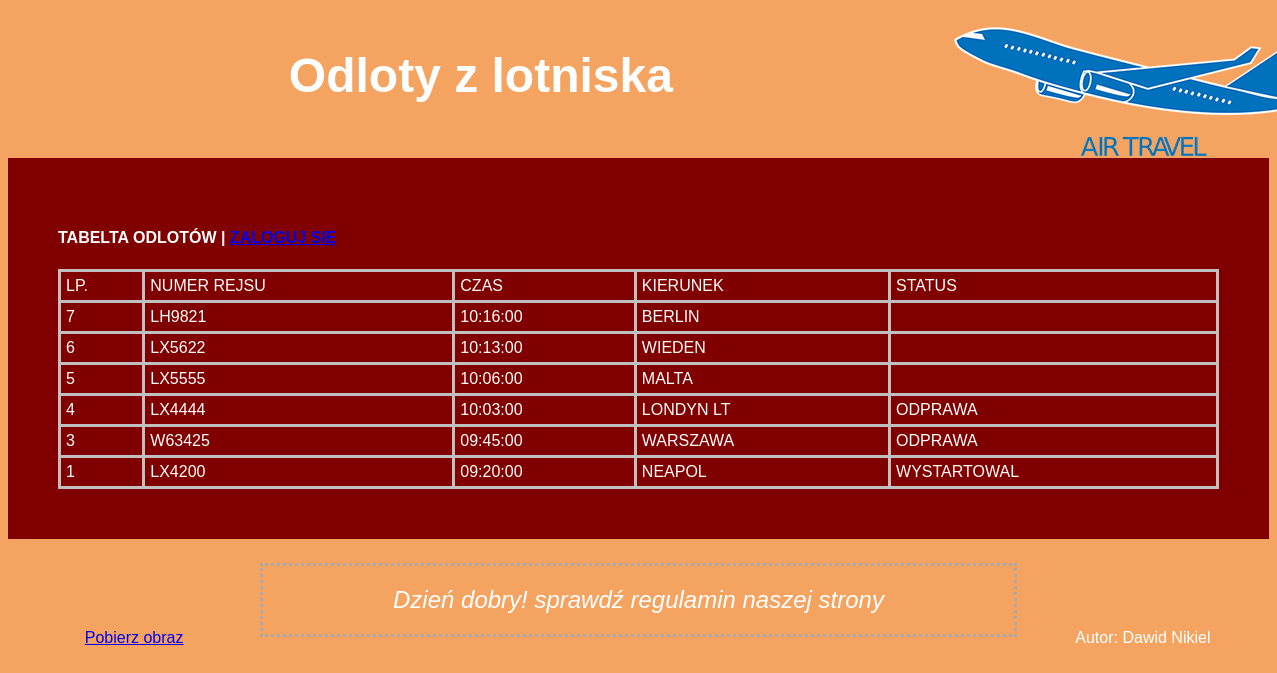
Screenshot of /airport.php with the database file from the repository.
### tables this page shows
CREATE TABLE `odloty` (
  `id` int(10) UNSIGNED NOT NULL,
  `samoloty_id` int(10) UNSIGNED NOT NULL,
  `nr_rejsu` varchar(8) DEFAULT NULL,
  `kierunek` varchar(10) DEFAULT NULL,
  `czas` time NOT NULL,
  `dzien` date DEFAULT NULL,
  `status_lotu` text DEFAULT NULL
);

### airport.php (the view, shortened to what this page needs)
<!DOCTYPE html>
<html lang="pl">
<head>
    <link rel="stylesheet" href="styl6.css">
</head>
<body>
    <div class="baner1">
        <h2>Odloty z lotniska</h2>
    </div>
    <div class="baner2">
        <img src="zad6.png" alt="logotyp">
    </div>
    <div class="main">
        <h4>tabelta odlotów | <a href="airportedit.php">
        <?php
            if($_SESSION['loggedin'] == 1){
                echo("Panel sterowania | <button name='logout' action='airport.php'><a href='airport.php?wyloguj=yes'> Wyloguj </a></button>");
                if(isset($_GET['wyloguj'])){
                    if($_GET['wyloguj']=="yes"){
                        $_SESSION["loggedin"] = 0;
                        echo("
                        <script type='text/javascript'>
                            alert('Wylogowano pomyślnie');
                        </script>
                        ");
                        header('Location:airport.php');
                    }else{
                        echo'error';
                    }
                }
            }else{
                echo("<a href='zaloguj.php'>Zaloguj się</a>");
            }
        ?>
        </a></h4>
        <table>
            <tr>
                <td>lp.</td>
                <td>numer rejsu</td>
                <td>czas</td>
                <td>kierunek</td>
                <td>status</td>
            </tr>
            <?php
    $conn = mysqli_connect('localhost', 'root', '', 'egzamin3');
    $query = $conn->query("SELECT id, nr_rejsu, czas, kierunek, status_lotu FROM odloty ORDER BY czas DESC");
    while(list($id, $nr_rejsu, $czas, $kierunek, $status_lotu) = mysqli_fetch_row($query)){
        echo("
            <form method='POST'>
                <input type='hidden' name='id' value='$id'>
                <input type='hidden' name='nr_rejsu' value='$nr_rejsu'>
                <tr>
                    <td>$id</td>
                    <td>$nr_rejsu</td>
                    <td>$czas</td>
                    <td>$kierunek</td>
                    <td>$status_lotu</td>
                </tr>
            </form>
        ");
    }
?>
        </table>
    </div>
    <div class="stopka1">
        <a href="kw1.jpg">Pobierz obraz</a>
    </div>
    <div class="stopka2">
        <center>
        <?php
            if(isset($_COOKIE['bua'])){
                echo "<p><b>Miło nam, że nas znowu odwiedziłeś</b></p>";
            }else{
                echo "<p><i>Dzień dobry! sprawdź regulamin naszej strony</i></p>";
            }
        ?>
        </center>
    </div>
    <div class="stopka3">
        Autor: Dawid Nikiel
    </div>
</body>
</html>

### styl6.css (style rules this page uses)
body { font-family: arial; background-color: rgb(244, 164, 96); color: white; }
p { padding: 20px; font-size: 150%; border-radius: 2px; border-style: dotted; border-color: rgb(169, 169, 169); }
table { width: 100%; border-collapse: collapse; }
td { border-radius: 1px; border-style: solid; border-color: rgb(192, 192, 192); padding: 5px; }
.baner1 { text-align: center; float: left; width: 75%; height: 150px; font-size:200%; }
.baner2 { float: left; text-align: center; width: 25%; height: 50px; }
.main { clear: both; background-color: rgb(128, 0, 0); padding: 50px; text-transform: uppercase; }
.stopka1, .stopka3 { float: left; width: 20%; text-align: center; padding-top: 90px; }
.stopka2 { float: left; text-align: center; width: 60%; }

### rows the page displays
odloty: id "7", nr_rejsu "LH9821", czas "10:16:00", kierunek "BERLIN"
odloty: id "6", nr_rejsu "LX5622", czas "10:13:00", kierunek "WIEDEN"
odloty: id "5", nr_rejsu "LX5555", czas "10:06:00", kierunek "MALTA"
odloty: id "4", nr_rejsu "LX4444", czas "10:03:00", kierunek "LONDYN LT", status_lotu "ODPRAWA"
odloty: id "3", nr_rejsu "W63425", czas "09:45:00", kierunek "WARSZAWA", status_lotu "ODPRAWA"
odloty: id "1", nr_rejsu "LX4200", czas "09:20:00", kierunek "NEAPOL", status_lotu "WYSTARTOWAL"
